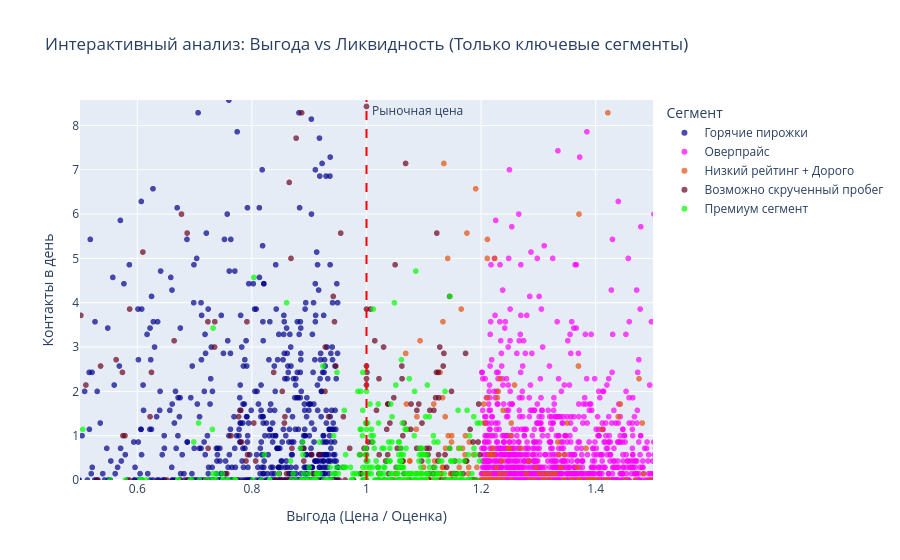

Write notebook code for a chart like this one.
### Markdown cell above
### Интерактивный scatter plot

### Code cell
df_model['target_segment'] = df_model.apply(define_smart_segment, axis=1)

df_plot = df_model.dropna(subset=['target_segment'])

if len(df_plot) > 3000:
    df_plot = df_plot.sample(3000, random_state=42)

y_limit = df_plot['contacts_per_day'].quantile(0.99)

distinct_colors_map = {
    'Горячие пирожки': '#00008B',
    'Оверпрайс': '#FF00FF',
    'Премиум сегмент': '#00FF00',
    'Возможно скрученный пробег': "#69021D",
    'Низкий рейтинг + Дорого': "#E5500B"
}

fig = px.scatter(
    df_plot,
    x="price_to_market",
    y="contacts_per_day",
    color="target_segment",
    color_discrete_map=distinct_colors_map,
    hover_name="brand",
    hover_data=["model", "price", "year", "mileage", "contacts_per_day"],
    title="Интерактивный анализ: Выгода vs Ликвидность (Только ключевые сегменты)",
    labels={
        "price_to_market": "Выгода (Цена / Оценка)",
        "contacts_per_day": "Контакты в день",
        "target_segment": "Сегмент"
    },
    opacity=0.7,
    size_max=10
)

fig.add_vline(x=1.0, line_dash="dash", line_color="red", annotation_text=" Рыночная цена ")

fig.update_xaxes(range=[0.5, 1.5])
fig.update_yaxes(range=[0, y_limit])

fig.show()

### Figure 1 — Plotly figure (JSON) as saved in the notebook; plotly's stock layout.template omitted (floating-point values rounded to 4 significant figures; data arrays with more than 128 entries replaced by an {"elided": "..."} marker saying what was removed)
{"data": [{"customdata": {"elided": "668x4 mixed values"}, "hovertemplate": "<b>%{hovertext}</b><br><br>Сегмент=Горячие пирожки<br>Выгода (Цена / Оценка)=%{x}<br>Контакты в день=%{y}<br>model=%{customdata[0]}<br>price=%{customdata[1]}<br>year=%{customdata[2]}<br>mileage=%{customdata[3]}<extra></extra>", "hovertext": {"elided": "668 str values"}, "legendgroup": "Горячие пирожки", "marker": {"color": "#00008B", "opacity": 0.7, "symbol": "circle"}, "mode": "markers", "name": "Горячие пирожки", "showlegend": true, "type": "scattergl", "x": {"elided": "668 float values"}, "xaxis": "x", "y": {"elided": "668 float values"}, "yaxis": "y"}, {"customdata": {"elided": "1608x4 mixed values"}, "hovertemplate": "<b>%{hovertext}</b><br><br>Сегмент=Оверпрайс<br>Выгода (Цена / Оценка)=%{x}<br>Контакты в день=%{y}<br>model=%{customdata[0]}<br>price=%{customdata[1]}<br>year=%{customdata[2]}<br>mileage=%{customdata[3]}<extra></extra>", "hovertext": {"elided": "1608 str values"}, "legendgroup": "Оверпрайс", "marker": {"color": "#FF00FF", "opacity": 0.7, "symbol": "circle"}, "mode": "markers", "name": "Оверпрайс", "showlegend": true, "type": "scattergl", "x": {"elided": "1608 float values"}, "xaxis": "x", "y": {"elided": "1608 float values"}, "yaxis": "y"}, {"customdata": {"elided": "208x4 mixed values"}, "hovertemplate": "<b>%{hovertext}</b><br><br>Сегмент=Низкий рейтинг + Дорого<br>Выгода (Цена / Оценка)=%{x}<br>Контакты в день=%{y}<br>model=%{customdata[0]}<br>price=%{customdata[1]}<br>year=%{customdata[2]}<br>mileage=%{customdata[3]}<extra></extra>", "hovertext": {"elided": "208 str values"}, "legendgroup": "Низкий рейтинг + Дорого", "marker": {"color": "#E5500B", "opacity": 0.7, "symbol": "circle"}, "mode": "markers", "name": "Низкий рейтинг + Дорого", "showlegend": true, "type": "scattergl", "x": {"elided": "208 float values"}, "xaxis": "x", "y": {"elided": "208 float values"}, "yaxis": "y"}, {"customdata": {"elided": "210x4 mixed values"}, "hovertemplate": "<b>%{hovertext}</b><br><br>Сегмент=Возможно скрученный пробег<br>Выгода (Цена / Оценка)=%{x}<br>Контакты в день=%{y}<br>model=%{customdata[0]}<br>price=%{customdata[1]}<br>year=%{customdata[2]}<br>mileage=%{customdata[3]}<extra></extra>", "hovertext": {"elided": "210 str values"}, "legendgroup": "Возможно скрученный пробег", "marker": {"color": "#69021D", "opacity": 0.7, "symbol": "circle"}, "mode": "markers", "name": "Возможно скрученный пробег", "showlegend": true, "type": "scattergl", "x": {"elided": "210 float values"}, "xaxis": "x", "y": {"elided": "210 float values"}, "yaxis": "y"}, {"customdata": {"elided": "306x4 mixed values"}, "hovertemplate": "<b>%{hovertext}</b><br><br>Сегмент=Премиум сегмент<br>Выгода (Цена / Оценка)=%{x}<br>Контакты в день=%{y}<br>model=%{customdata[0]}<br>price=%{customdata[1]}<br>year=%{customdata[2]}<br>mileage=%{customdata[3]}<extra></extra>", "hovertext": {"elided": "306 str values"}, "legendgroup": "Премиум сегмент", "marker": {"color": "#00FF00", "opacity": 0.7, "symbol": "circle"}, "mode": "markers", "name": "Премиум сегмент", "showlegend": true, "type": "scattergl", "x": {"elided": "306 float values"}, "xaxis": "x", "y": {"elided": "306 float values"}, "yaxis": "y"}], "layout": {"annotations": [{"showarrow": false, "text": " Рыночная цена ", "x": 1, "xanchor": "left", "xref": "x", "y": 1, "yanchor": "top", "yref": "y domain"}], "legend": {"title": {"text": "Сегмент"}, "tracegroupgap": 0}, "shapes": [{"line": {"color": "red", "dash": "dash"}, "type": "line", "x0": 1, "x1": 1, "xref": "x", "y0": 0, "y1": 1, "yref": "y domain"}], "title": {"text": "Интерактивный анализ: Выгода vs Ликвидность (Только ключевые сегменты)"}, "xaxis": {"anchor": "y", "domain": [0, 1], "range": [0.5, 1.5], "title": {"text": "Выгода (Цена / Оценка)"}}, "yaxis": {"anchor": "x", "domain": [0, 1], "range": [0, 8.574], "title": {"text": "Контакты в день"}}}}
